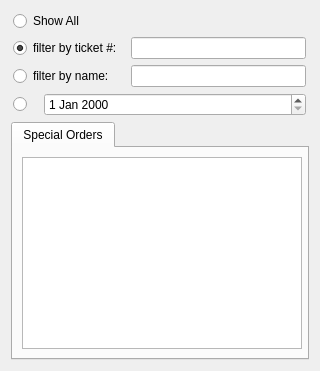
<?xml version="1.0" encoding="UTF-8"?>
<ui version="4.0">
 <class>soSelector</class>
 <widget class="QWidget" name="soSelector">
  <property name="geometry">
   <rect>
    <x>0</x>
    <y>0</y>
    <width>320</width>
    <height>371</height>
   </rect>
  </property>
  <property name="sizePolicy">
   <sizepolicy hsizetype="Expanding" vsizetype="Expanding">
    <horstretch>0</horstretch>
    <verstretch>0</verstretch>
   </sizepolicy>
  </property>
  <property name="minimumSize">
   <size>
    <width>320</width>
    <height>350</height>
   </size>
  </property>
  <property name="maximumSize">
   <size>
    <width>1700000</width>
    <height>1700000</height>
   </size>
  </property>
  <property name="windowTitle">
   <string>Special Order</string>
  </property>
  <layout class="QVBoxLayout" name="verticalLayout">
   <item>
    <layout class="QGridLayout" name="gridLayout">
     <item row="0" column="0">
      <widget class="QRadioButton" name="rbAll">
       <property name="sizePolicy">
        <sizepolicy hsizetype="Maximum" vsizetype="Fixed">
         <horstretch>0</horstretch>
         <verstretch>0</verstretch>
        </sizepolicy>
       </property>
       <property name="text">
        <string>Show All</string>
       </property>
       <property name="checked">
        <bool>false</bool>
       </property>
      </widget>
     </item>
     <item row="1" column="0">
      <widget class="QRadioButton" name="rbSaleId">
       <property name="sizePolicy">
        <sizepolicy hsizetype="Maximum" vsizetype="Fixed">
         <horstretch>0</horstretch>
         <verstretch>0</verstretch>
        </sizepolicy>
       </property>
       <property name="minimumSize">
        <size>
         <width>110</width>
         <height>0</height>
        </size>
       </property>
       <property name="maximumSize">
        <size>
         <width>200</width>
         <height>16777215</height>
        </size>
       </property>
       <property name="text">
        <string>filter by ticket #:</string>
       </property>
       <property name="checked">
        <bool>true</bool>
       </property>
      </widget>
     </item>
     <item row="1" column="1">
      <widget class="QLineEdit" name="editSaleId">
       <property name="sizePolicy">
        <sizepolicy hsizetype="Maximum" vsizetype="Fixed">
         <horstretch>0</horstretch>
         <verstretch>0</verstretch>
        </sizepolicy>
       </property>
       <property name="minimumSize">
        <size>
         <width>150</width>
         <height>0</height>
        </size>
       </property>
       <property name="maximumSize">
        <size>
         <width>175</width>
         <height>16777215</height>
        </size>
       </property>
      </widget>
     </item>
     <item row="2" column="0">
      <widget class="QRadioButton" name="rbName">
       <property name="sizePolicy">
        <sizepolicy hsizetype="Maximum" vsizetype="Fixed">
         <horstretch>0</horstretch>
         <verstretch>0</verstretch>
        </sizepolicy>
       </property>
       <property name="minimumSize">
        <size>
         <width>110</width>
         <height>0</height>
        </size>
       </property>
       <property name="maximumSize">
        <size>
         <width>200</width>
         <height>16777215</height>
        </size>
       </property>
       <property name="text">
        <string>filter by name:</string>
       </property>
      </widget>
     </item>
     <item row="2" column="1">
      <widget class="QLineEdit" name="editName">
       <property name="sizePolicy">
        <sizepolicy hsizetype="Maximum" vsizetype="Fixed">
         <horstretch>0</horstretch>
         <verstretch>0</verstretch>
        </sizepolicy>
       </property>
       <property name="minimumSize">
        <size>
         <width>150</width>
         <height>0</height>
        </size>
       </property>
       <property name="maximumSize">
        <size>
         <width>175</width>
         <height>16777215</height>
        </size>
       </property>
      </widget>
     </item>
     <item row="3" column="0" colspan="2">
      <layout class="QHBoxLayout" name="horizontalLayout">
       <item>
        <widget class="QRadioButton" name="rbDate">
         <property name="maximumSize">
          <size>
           <width>25</width>
           <height>16777215</height>
          </size>
         </property>
         <property name="text">
          <string/>
         </property>
        </widget>
       </item>
       <item>
        <widget class="QDateEdit" name="datePicker"/>
       </item>
      </layout>
     </item>
    </layout>
   </item>
   <item>
    <widget class="QTabWidget" name="tabWidget">
     <property name="currentIndex">
      <number>0</number>
     </property>
     <widget class="QWidget" name="tab">
      <attribute name="title">
       <string>Special Orders</string>
      </attribute>
      <layout class="QVBoxLayout" name="verticalLayout_2">
       <item>
        <widget class="QTableView" name="tableWidget">
         <property name="minimumSize">
          <size>
           <width>280</width>
           <height>0</height>
          </size>
         </property>
         <property name="editTriggers">
          <set>QAbstractItemView::NoEditTriggers</set>
         </property>
         <property name="selectionMode">
          <enum>QAbstractItemView::SingleSelection</enum>
         </property>
         <property name="selectionBehavior">
          <enum>QAbstractItemView::SelectRows</enum>
         </property>
         <property name="sortingEnabled">
          <bool>true</bool>
         </property>
         <property name="cornerButtonEnabled">
          <bool>false</bool>
         </property>
        </widget>
       </item>
      </layout>
     </widget>
    </widget>
   </item>
  </layout>
 </widget>
 <customwidgets>
 </customwidgets>
 <tabstops>
  <tabstop>editSaleId</tabstop>
  <tabstop>rbAll</tabstop>
  <tabstop>rbSaleId</tabstop>
  <tabstop>rbName</tabstop>
  <tabstop>editName</tabstop>
  <tabstop>rbDate</tabstop>
  <tabstop>tabWidget</tabstop>
  <tabstop>tableWidget</tabstop>
 </tabstops>
 <resources/>
 <connections/>
</ui>
